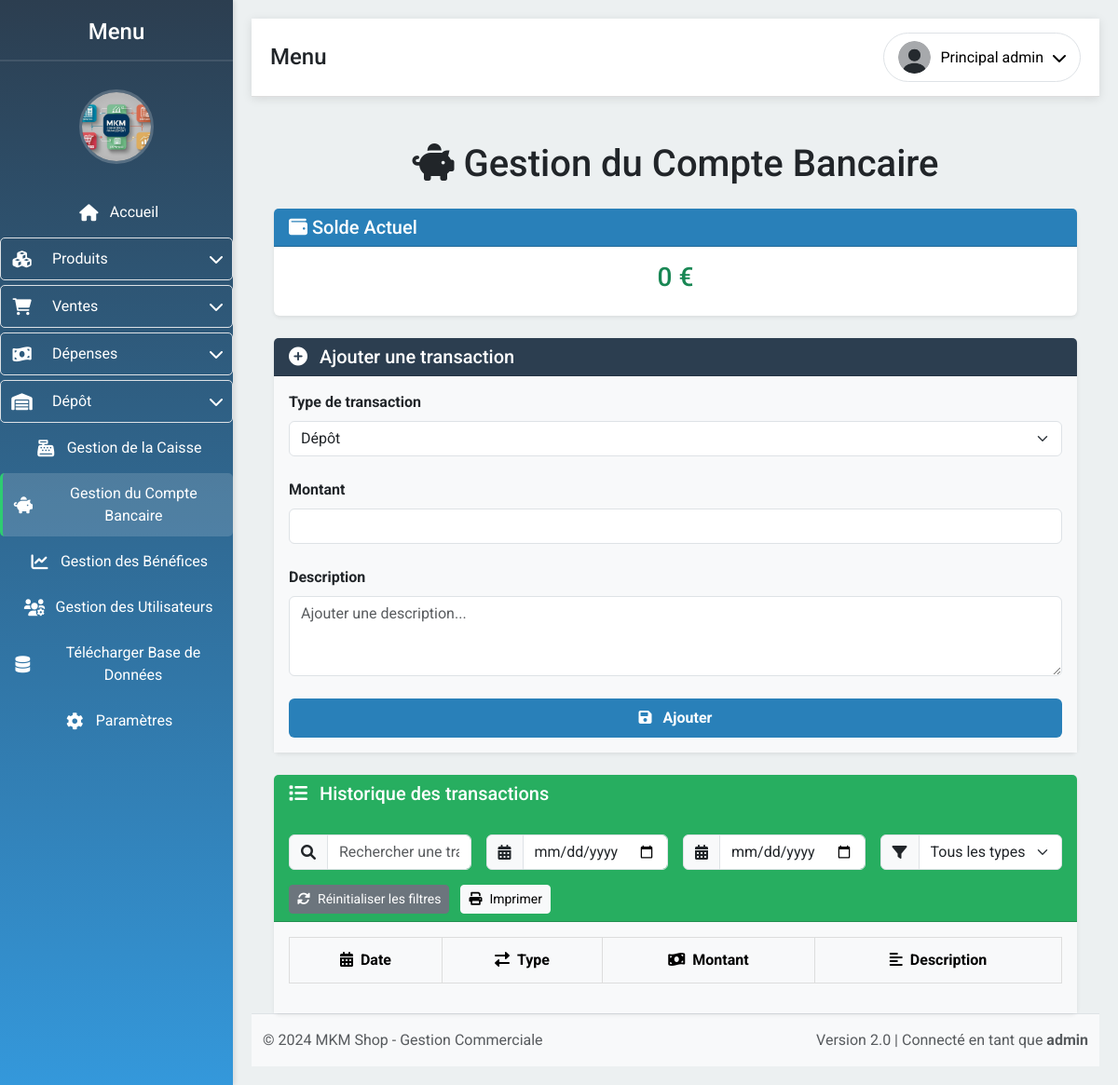
/gestion_compte_bancaire (signed in), run on an earlier commit of the app's database.
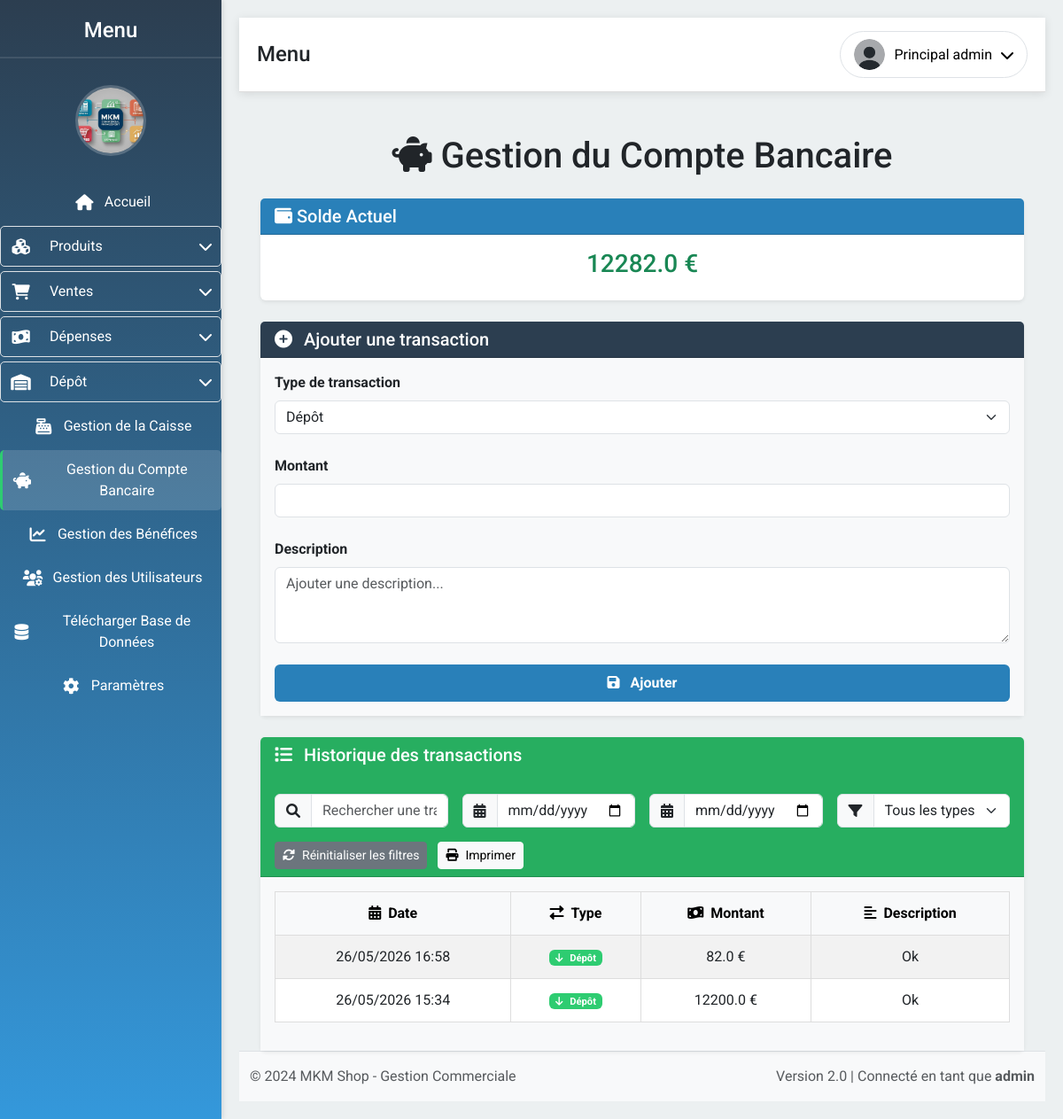
And on a later commit of the database.
### app/models.py (models this page shows, shortened)
class CompteBancaire(db.Model):
    __tablename__ = 'compte_bancaire'
    id = db.Column(db.Integer, primary_key=True)
    type_transaction = db.Column(db.String(10), nullable=False)
    montant = db.Column(db.Float, nullable=False)
    description = db.Column(db.String(200))
    date_transaction = db.Column(db.DateTime, nullable=False, default=datetime.now)

### app/routes.py (the view, shortened to what this page needs)
@bp.route('/gestion_compte_bancaire', methods=['GET', 'POST'])
@login_required
@permission_required('gestion_banque')
def gestion_compte_bancaire():
    transactions = CompteBancaire.query.order_by(CompteBancaire.date_transaction.desc()).all()
    solde = sum(t.montant if t.type_transaction == 'depot' else -t.montant for t in transactions)
    return render_template('gestion_compte_bancaire.html', transactions=transactions, solde=solde)

### app/models.py (called while the page is built)
    def is_admin(self):
        return self.role == 'admin'

    def has_permission(self, permission):
        if self.is_admin():
            return True
        return self.permissions and permission in self.permissions

### app/routes.py (called while the page is built)
def permission_required(permission):
    def decorator(f):
        @wraps(f)
        def decorated_function(*args, **kwargs):
            if not current_user.has_permission(permission):
                flash("Accès refusé. Vous n'avez pas les permissions nécessaires.", 'danger')
                return redirect(url_for('routes.index'))
            return f(*args, **kwargs)
        return decorated_function
    return decorator

@login_manager.user_loader
def load_user(user_id):
    return User.query.get(int(user_id))

### app/templates/gestion_compte_bancaire.html (shortened to what the changed rows need)
{% extends "layout.html" %}
{% block content %}
<div class="container">
    <h1 class="mt-5 text-center"><i class="fas fa-piggy-bank"></i> Gestion du Compte Bancaire</h1>
    <div class="card mt-4 shadow-sm border-0">
        <div class="card-body text-center">
            <h3 class="text-success">{{ solde|round(2) }} €</h3>
        </div>
    </div>
    <div class="card mt-4 shadow-sm border-0">
        <div class="card-body" style="background-color: #F8F9FA;">
            <div class="table-responsive">
                <table class="table table-hover table-striped">
                    <thead class="table-light">
                        <tr>
                            <th class="text-center"><i class="fas fa-calendar-alt me-2"></i>Date</th>
                            <th class="text-center"><i class="fas fa-exchange-alt me-2"></i>Type</th>
                            <th class="text-center"><i class="fas fa-money-bill-wave me-2"></i>Montant</th>
                            <th class="text-center"><i class="fas fa-align-left me-2"></i>Description</th>
                        </tr>
                    </thead>
                    <tbody id="transactionTableBody">
                        {% for transaction in transactions %}
                        <tr data-type="{{ transaction.type_transaction }}" data-date="{{ transaction.date_transaction.strftime('%Y-%m-%d') }}">
                            <td class="text-center">{{ transaction.date_transaction.strftime('%d/%m/%Y %H:%M') }}</td>
                            <td class="text-center">
                                {% if transaction.type_transaction == 'depot' %}
                                    <span class="badge" style="background-color: #2ECC71;"><i class="fas fa-arrow-down me-2"></i>Dépôt</span>
                                {% else %}
                                    <span class="badge" style="background-color: #E74C3C;"><i class="fas fa-arrow-up me-2"></i>Retrait</span>
                                {% endif %}
                            </td>
                            <td class="text-center">{{ transaction.montant|round(2) }} €</td>
                            <td class="text-center">{{ transaction.description }}</td>
                        </tr>
                        {% endfor %}
                    </tbody>
                </table>
            </div>
        </div>
    </div>
</div>
{% endblock %}

What changed in the data, as far as the page shows it:
added CompteBancaire: type_transaction "depot" (drawn)
added CompteBancaire: type_transaction "depot" (drawn)
Also different on the page:
{{ solde|round(2) }}: "0" → "12282.0"
